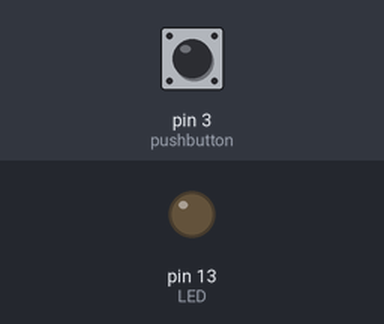
Bench run of a sketch on a simulated Arduino Uno, built with avr-gcc and run on an emulated ATmega328P. Parts: output pins drawn as LEDs (lit = HIGH). The test bench sets the inputs (shaded band); at power-on: pin 3 (pushbutton) HIGH.

Above: at 1.2 s.
1.3 s: pin 3 (pushbutton) pulled LOW for 0.15 s
At 2.0 s:
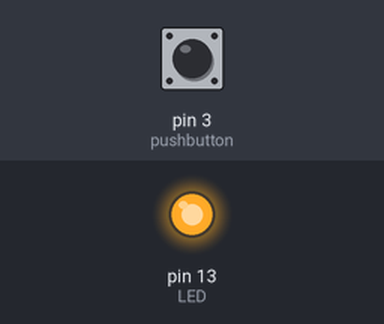
2.9 s: pin 3 (pushbutton) pulled LOW for 1 s
At 3.2 s:
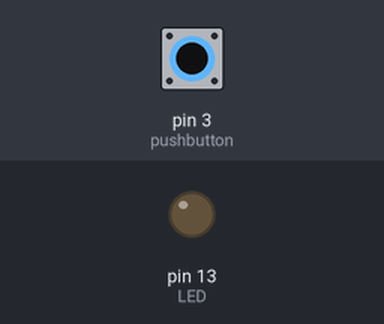
5.4 s: pin 3 (pushbutton) pulled LOW for 3.2 s
At 6.3 s:
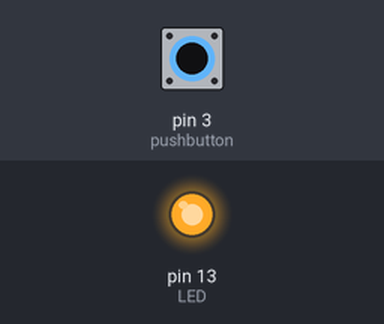
Timing chart, 0 to 8.4 s (numbered marks = the images above; inputs shaded):
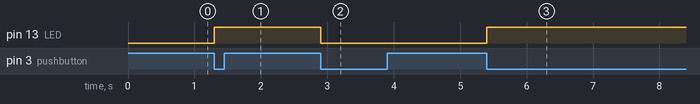

The sketch:

sketch_apr2a.ino
```cpp
int LED = 13;
int pushbutton = 3;
bool toggle = false;

void setup() {
  // put your setup code here, to run once:
  pinMode(LED, OUTPUT);
  pinMode(pushbutton,INPUT_PULLUP);

  digitalWrite(LED, LOW);
  attachInterrupt(digitalPinToInterrupt(pushbutton), BUTTON, CHANGE);

}

void loop() {

}

void BUTTON() {
  if(digitalRead(pushbutton)==LOW){
    if ( toggle == false) {
      digitalWrite(LED, HIGH);
      toggle = true;
    } else {
      digitalWrite(LED, LOW);
      toggle = false;
    }
}
}
```

Measured:
- after the input at 1.3 s, pin 13 (LED): LOW → HIGH at once
- after the input at 2.9 s, pin 13 (LED): HIGH → LOW at once
- after the input at 5.4 s, pin 13 (LED): LOW → HIGH at once
